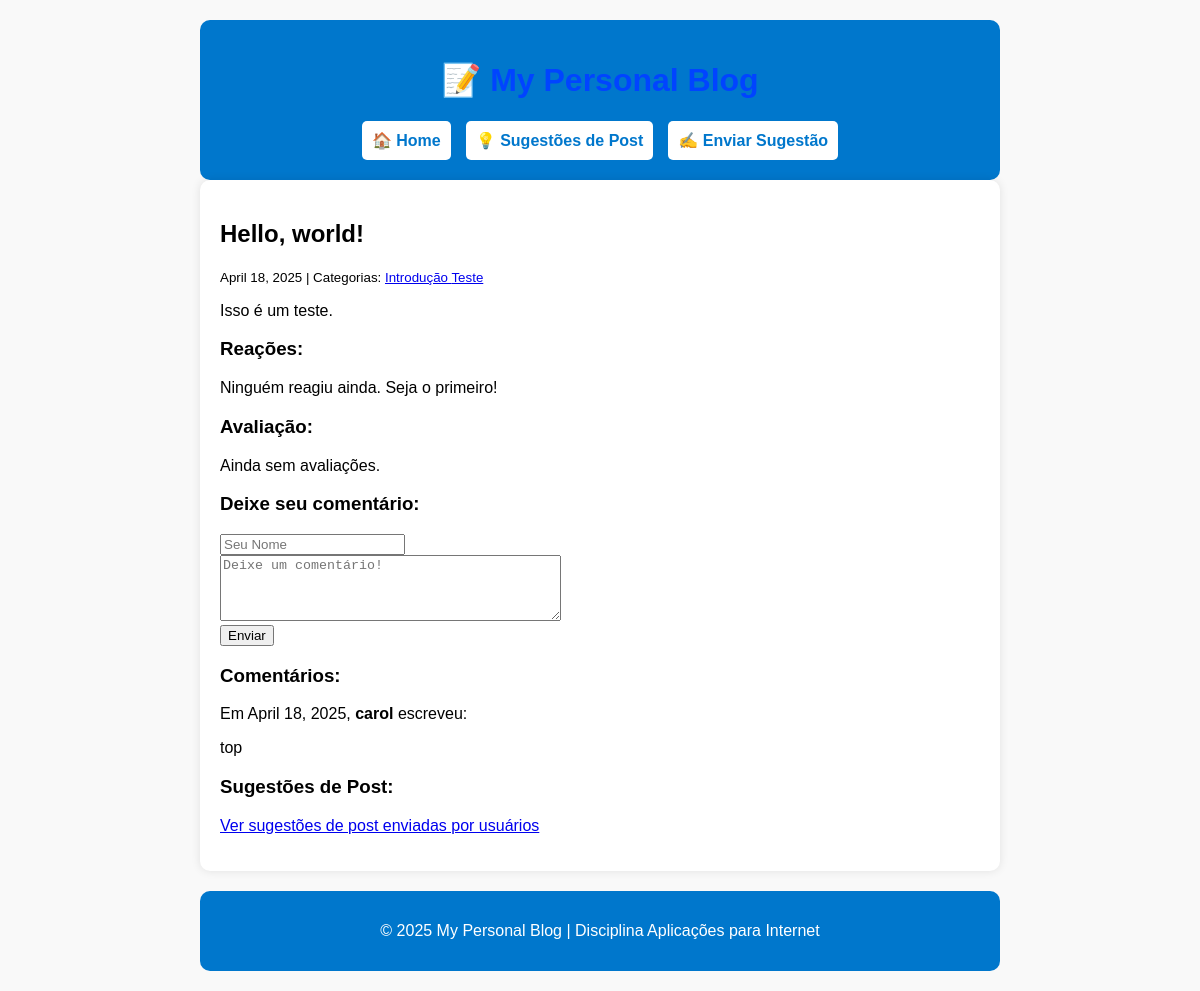
/post/1/, run on an earlier commit of the app's database.
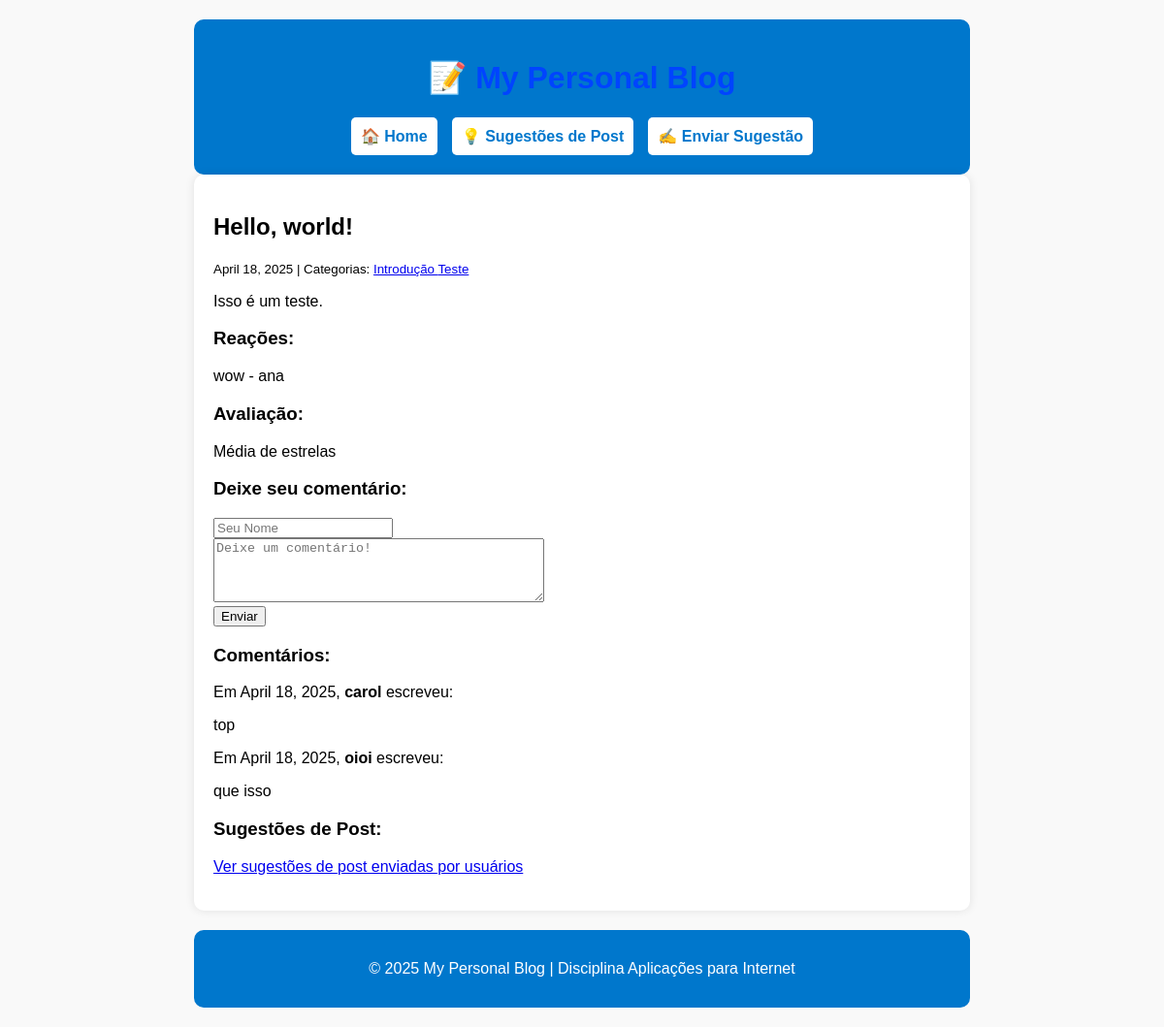
And on a later commit of the database.
### blog/models.py (models this page shows, shortened)
class Category(models.Model):
    name = models.CharField(max_length=30, unique=True)
    description = models.TextField(blank=True, null=True)
    created_on = models.DateTimeField(default=now)
    updated_on = models.DateTimeField(auto_now=True)
    is_active = models.BooleanField(default=True)
    class Meta:
        verbose_name_plural = "Categories"
        ordering = ["name"]

class Comment(models.Model):
    author = models.CharField(max_length=60)
    body = models.TextField()
    created_on = models.DateTimeField(auto_now_add=True)
    post = models.ForeignKey("Post", on_delete=models.CASCADE, related_name="comments") #relacionamento entre post e comentarios: many-to-one relationship (muitos comentarios podem estar em UM post, mas nao pode ter o mesmo comentario em varios posts)
    is_approved = models.BooleanField(default=False)
    class Meta:
        ordering = ["created_on"]
        verbose_name_plural = "Comments"

class Reaction(models.Model):
    REACTION_CHOICES = [
        ('like', '👍'),
        ('love', '❤️'),
        ('haha', '😂'),
        ('wow', '😲'),
        ('sad', '😢'),
        ('angry', '😡'),
    ]
    user = models.ForeignKey(User, on_delete=models.CASCADE, related_name="reactions")
    post = models.ForeignKey("Post", on_delete=models.CASCADE, related_name="reactions")
    reaction_type = models.CharField(max_length=10, choices=REACTION_CHOICES)
    created_on = models.DateTimeField(auto_now_add=True)
    updated_on = models.DateTimeField(auto_now=True)
    class Meta:
        verbose_name_plural = "Reactions"
        unique_together = ("user", "post")

### blog/views.py (the view, shortened to what this page needs)
# urls.py: path("post/<int:pk>/", views.blog_detail, name="blog_detail"),
def blog_detail(request, pk):
    post = Post.objects.get(pk=pk)
    form = CommentForm()
    comments = Comment.objects.filter(post=post)
    reactions = Reaction.objects.filter(post=post)
    ratings = PostRating.objects.filter(post=post)
    context = {
        "post": post,
        "comments": comments,
        "form": CommentForm(),
        "reactions": reactions,
        "ratings": ratings,
    }
    return render(request, "blog/detail.html", context)

### blog/forms.py
class CommentForm(forms.Form):
    author = forms.CharField(
        max_length=60,
        widget=forms.TextInput(
            attrs={"class": "form-control", "placeholder": "Seu Nome"}
        ),
    )
    email = forms.EmailField(
        required=False,
        widget=forms.EmailInput(
            attrs={"class": "form-control", "placeholder": "Seu Email (opcional)"}
        ),
    )
    body = forms.CharField(
        widget=forms.Textarea(
            attrs={"class": "form-control", "placeholder": "Deixe um comentário!", "rows": 4}
        ),
        min_length=5  # Adicionando validação para evitar comentários muito curtos
    )

### blog/templates/blog/detail.html (shortened to what this page needs)
{% extends "base.html" %}
{% block page_title %}
    <h2>{{ post.title }}</h2>
{% endblock page_title %}
{% block page_content %}
    <small>
        {{ post.created_on.date }} | Categorias:
        {% for category in post.categories.all %}
            <a href="{% url 'blog_category' category.name %}">
                {{ category.name }}
            </a>
        {% endfor %}
    </small>
    <p>{{ post.body | linebreaks }}</p>
    <h3>Reações:</h3>
    {% if post.reactions.all %}
        <p>
            {% for reaction in post.reactions.all %}
                {{ reaction.reaction_type }} - {{ reaction.user.username }}
            {% endfor %}
        </p>
    {% else %}
        <p>Ninguém reagiu ainda. Seja o primeiro!</p>
    {% endif %}
    <h3>Avaliação:</h3>
    <p>
        {% if post.ratings.count > 0 %}
            Média de {{ post.ratings.aggregate_avg }} estrelas
        {% else %}
            Ainda sem avaliações.
        {% endif %}
    </p>
    <h3>Deixe seu comentário:</h3>
    <form method="post">
        <div>
            {{ form.author }}
        </div>
        <div>
            {{ form.body }}
        </div>
        <button type="submit" class="btn btn-primary">Enviar</button>
    </form>
    <h3>Comentários:</h3>
    {% for comment in comments %}
        <p>
            Em {{ comment.created_on.date }}, <b>{{ comment.author }}</b> escreveu:
        </p>
        <p>
            {{ comment.body | linebreaks }}
        </p>
    {% endfor %}
    <h3>Sugestões de Post:</h3>
    <p><a href="{% url 'blog_suggestions' %}">Ver sugestões de post enviadas por usuários</a></p>
{% endblock page_content %}

What changed in the data, as far as the page shows it:
added Reaction: reaction_type "wow", user.username "ana"
added Comment: created_on "April 18, 2025", author "oioi", body "que isso"
Also different on the page:
text no longer shown: "Ninguém reagiu ainda. Seja o primeiro! Ainda sem avaliações."
text now shown: "Média de estrelas"
